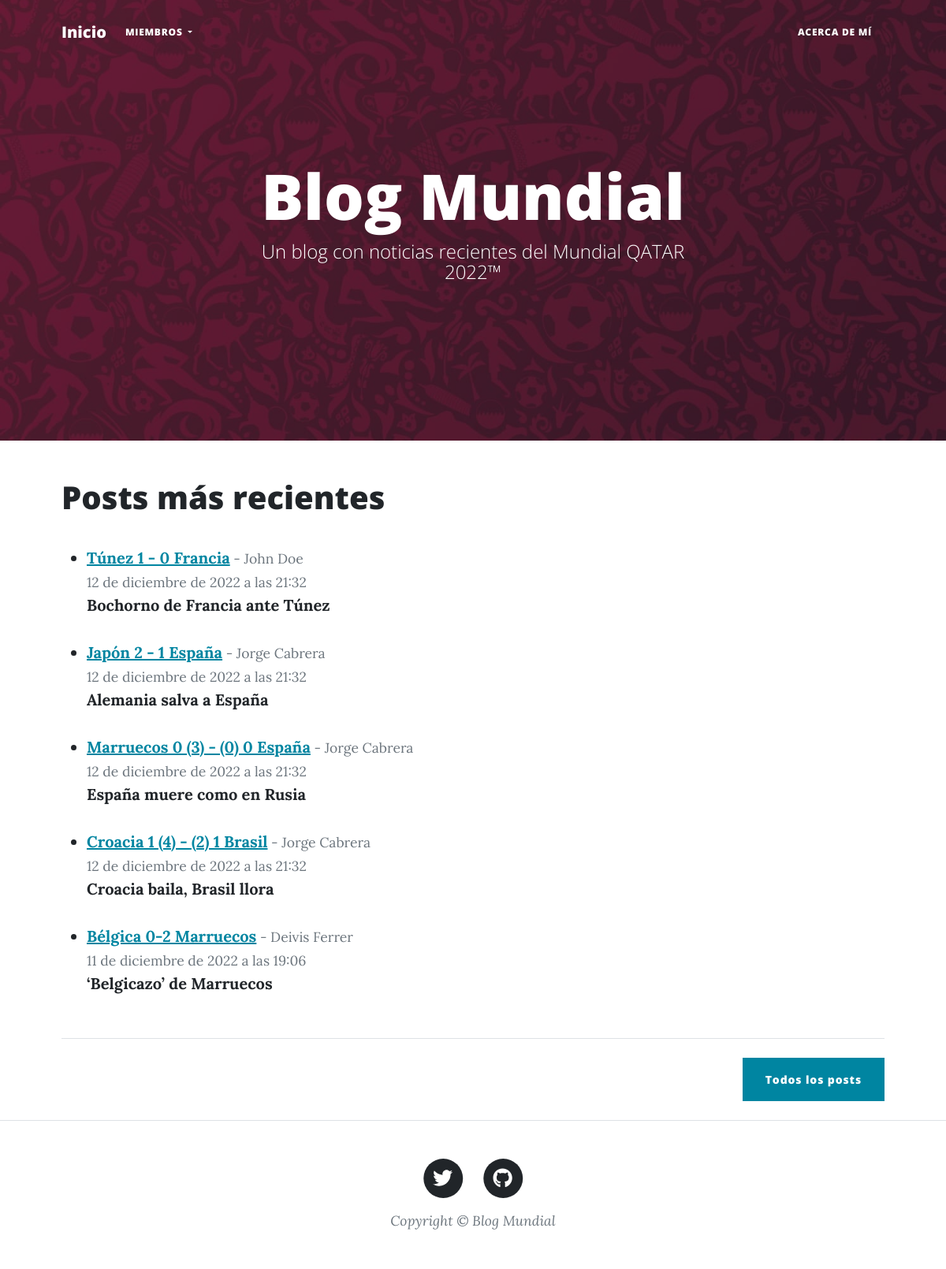
The app's page /, older data.
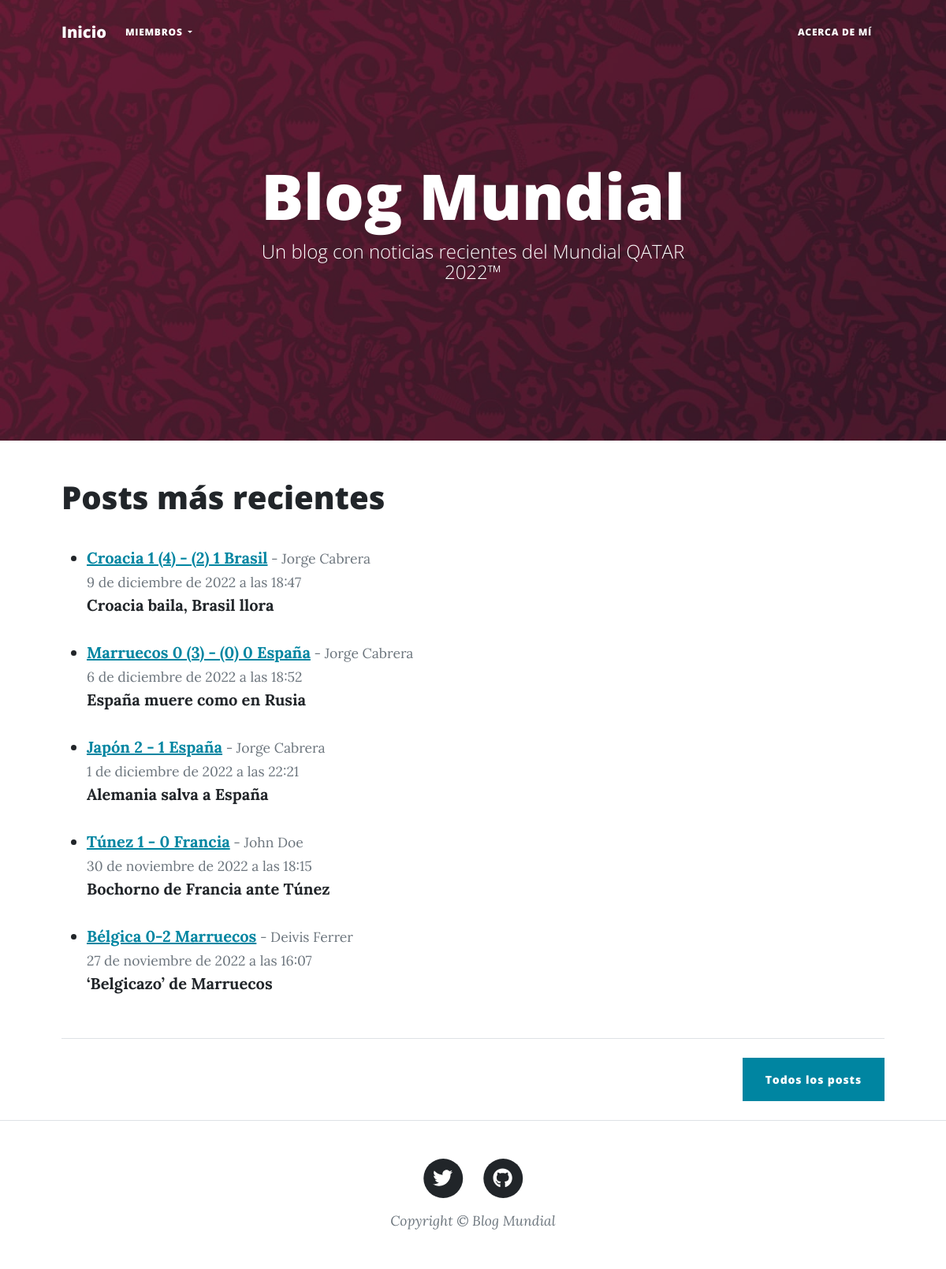
The same page, newer data.
### Blog/models.py (models this page shows, shortened)
class Post(models.Model):
    titulo = models.CharField(max_length=255)
    subtitulo = models.CharField(max_length=255)
    autor = models.ForeignKey(User, on_delete=models.CASCADE)
    header = models.ImageField(null=True, blank=True, upload_to='images/')
    cuerpo = RichTextField(null=True, blank=True)
    fecha = models.DateTimeField(default=datetime.now())
    likes = models.ManyToManyField(User, related_name='blog_posts', blank=True)

### Blog/views.py (the view)
# urls.py: path('', HomeView.as_view(), name='home'),
class HomeView(ListView):
    model = Post
    template_name = 'home.html'
    ordering = ['-fecha']

### Blog/templates/home.html (shortened to what this page needs)
{% extends 'index.html' %}
{% block posts %}
<h1>
    Posts más recientes
</h1>
<br>
<ul>
    {% for post in object_list|slice:":5" %}
    <li>
            <a href="{% url 'post_details' post.pk %}" class="link-primary"><u><strong>{{post.titulo}}</strong></u></a><small class="text-muted"> - {{post.autor.first_name}} {{post.autor.last_name}}
            <br>
            {{post.fecha}}
            </small>
            <br/>
            <strong>
                {{post.subtitulo}}
            </strong>
            <br/><br/>
        </li>
    {% endfor %}
</ul>
{% endblock posts %}

### Blog/templates/index.html (shortened to what this page needs)
<!DOCTYPE html>
<html lang="en">
    <head>
        {% load static %}
        <link href="{% static 'Blog/css/styles.css' %}" rel="stylesheet" />
    </head>
    <body>
        <nav class="navbar navbar-expand-lg navbar-light" id="mainNav">
            <div class="container px-4 px-lg-5">
                <a class="navbar-brand" href="{% url 'home' %}">Inicio</a>
                <div class="collapse navbar-collapse" id="navbarNavLightDropdown">
                    <ul class="navbar-nav">
                    <li class="nav-item dropdown">
                        <a class="nav-link dropdown-toggle" href="#" role="button" data-bs-toggle="dropdown" aria-expanded="false">
                        Miembros
                        </a>
                    </li>
                    </ul>
                </div>
                <div class="collapse navbar-collapse" id="navbarResponsive">
                    <ul class="navbar-nav ms-auto py-4 py-lg-0">
                        <li class="nav-item"><a class="nav-link px-lg-3 py-3 py-lg-4" href="{% url 'about' %}">Acerca de mí</a></li>
                    </ul>
                </div>
            </div>
        </nav>
        <header class="masthead" style="background-image: url('/static/Blog/assets/img/background.jpg')">
            <div class="container position-relative px-4 px-lg-5">
                <div class="row gx-4 gx-lg-5 justify-content-center">
                    <div class="col-md-10 col-lg-8 col-xl-7">
                        <div class="site-heading">
                            <h1>Blog Mundial</h1>
                            <span class="subheading">Un blog con noticias recientes del Mundial QATAR 2022™</span>
                        </div>
                    </div>
                </div>
            </div>
        </header>
        <div class="container px-4 px-lg-5">
                    {% block posts %}
                    {% endblock posts %}
                    <hr class="my-4" />
                    <div class="d-flex justify-content-end mb-4"><a class="btn btn-primary" href="{% url 'all_posts' %}">Todos los posts</a></div>
                </div>
        <footer class="border-top">
            <div class="container px-4 px-lg-5">
                <div class="row gx-4 gx-lg-5 justify-content-center">
                    <div class="col-md-10 col-lg-8 col-xl-7">
                        <ul class="list-inline text-center">
                            <li class="list-inline-item">
                                <a href="https://twitter.com/Jocab17" target="_blank" rel="noopener">
                                    <span class="fa-stack fa-lg">
                                        <i class="fas fa-circle fa-stack-2x"></i>
                                        <i class="fab fa-twitter fa-stack-1x fa-inverse"></i>
                                    </span>
                                </a>
                            </li>
                            <li class="list-inline-item">
                                <a href="https://github.com/Jocab17" target="_blank" rel="noopener">
                                    <span class="fa-stack fa-lg">
                                        <i class="fas fa-circle fa-stack-2x"></i>
                                        <i class="fab fa-github fa-stack-1x fa-inverse"></i>
                                    </span>
                                </a>
                            </li>
                        </ul>
                        <div class="small text-center text-muted fst-italic">Copyright &copy; Blog Mundial</div>
                    </div>
                </div>
            </div>
        </footer>
    </body>
</html>

Row changes from the older to the newer data that the page shows:
changed Post "Croacia 1 (4) - (2) 1 Brasil": fecha "12 de diciembre de 2022 a las 21:32" → "9 de diciembre de 2022 a las 18:47"; moves up the list
changed Post "Marruecos 0 (3) - (0) 0 España": fecha "12 de diciembre de 2022 a las 21:32" → "6 de diciembre de 2022 a las 18:52"; moves up the list
changed Post "Japón 2 - 1 España": fecha "12 de diciembre de 2022 a las 21:32" → "1 de diciembre de 2022 a las 22:21"; moves down the list
changed Post "Túnez 1 - 0 Francia": fecha "12 de diciembre de 2022 a las 21:32" → "30 de noviembre de 2022 a las 18:15"
changed Post "Bélgica 0-2 Marruecos": fecha "11 de diciembre de 2022 a las 19:06" → "27 de noviembre de 2022 a las 16:07"
